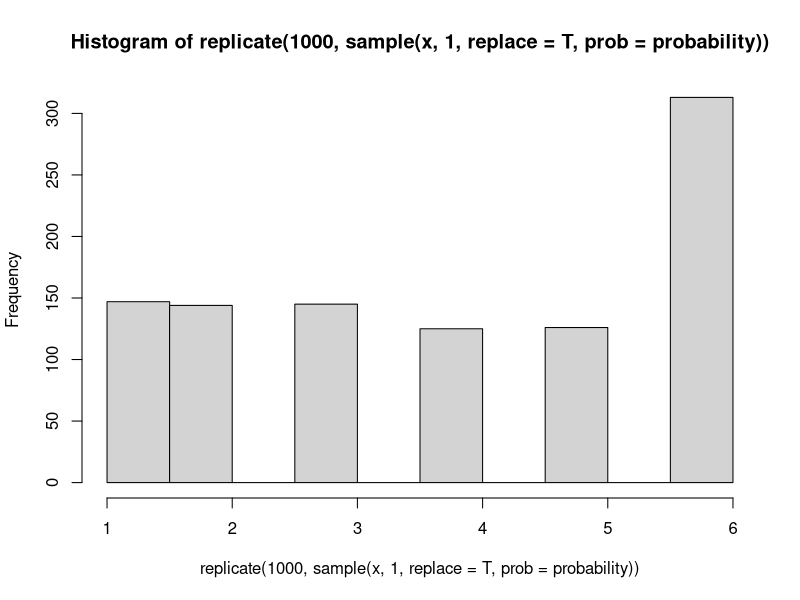

The R script that drew this image:
#coin_flip() does the flipping, two styles, by thumb is standard

coin_flip<-function(type = .5, bias = .1){
  rbinom(1,1,type+bias)
}
mean(replicate(100,coin_flip()))

#coin will be either unbiased or biased.  

Bag_of_coins<- c(rep(.5,9),.6) #lists 9 fair coins, one biased coin at .6
sample<-sample(Bag_of_coins,5,replace = F) #picks 5 coins randomly from bag
coin_flip(type=sample,bias=0)


#expected value
x<-c(1,2,3,4,5,6) # single dice
probability<-(c(rep(1/7,5),.2857143)) #probabilty that the dice is loaded for 6
  hist(replicate(1000,sample(x,1,replace = T,prob=probability)))
  

  x<-c(0,1) # single coin, 0=Tails
  probability<-c(.5,.5) #probabilty that the coin is fair = .5
  mean(replicate(1000,sample(x,1,replace = T,prob=probability)))
  
